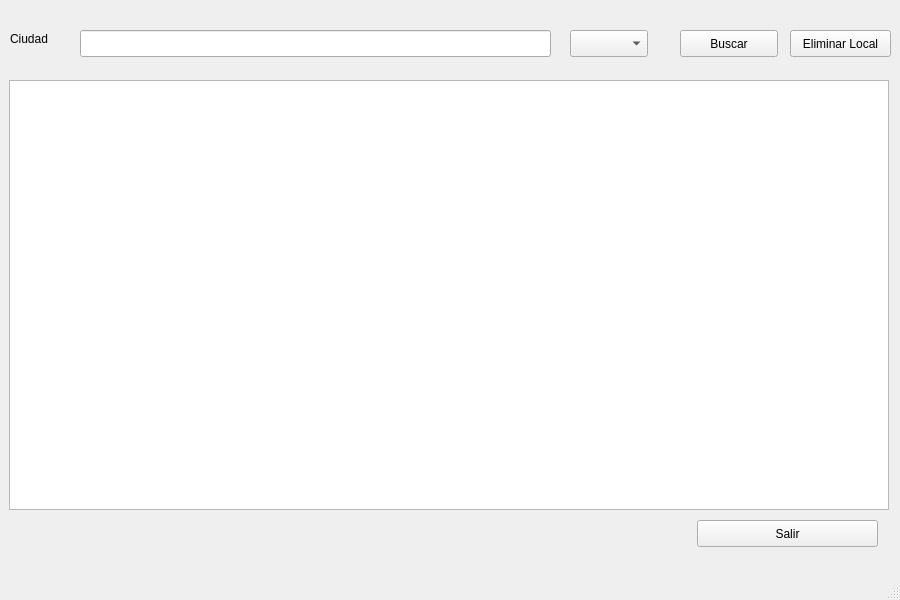
<?xml version="1.0" encoding="UTF-8"?>
<ui version="4.0">
 <class>MainWindow</class>
 <widget class="QMainWindow" name="MainWindow">
  <property name="geometry">
   <rect>
    <x>0</x>
    <y>0</y>
    <width>900</width>
    <height>600</height>
   </rect>
  </property>
  <property name="windowTitle">
   <string>MainWindow</string>
  </property>
  <widget class="QWidget" name="centralwidget">
   <widget class="QLineEdit" name="filtro">
    <property name="geometry">
     <rect>
      <x>80</x>
      <y>30</y>
      <width>471</width>
      <height>27</height>
     </rect>
    </property>
   </widget>
   <widget class="QComboBox" name="combo">
    <property name="geometry">
     <rect>
      <x>570</x>
      <y>30</y>
      <width>78</width>
      <height>27</height>
     </rect>
    </property>
   </widget>
   <widget class="QPushButton" name="b1">
    <property name="geometry">
     <rect>
      <x>680</x>
      <y>30</y>
      <width>98</width>
      <height>27</height>
     </rect>
    </property>
    <property name="text">
     <string>Buscar</string>
    </property>
   </widget>
   <widget class="QPushButton" name="b3">
    <property name="geometry">
     <rect>
      <x>790</x>
      <y>30</y>
      <width>101</width>
      <height>27</height>
     </rect>
    </property>
    <property name="text">
     <string>Eliminar Local</string>
    </property>
   </widget>
   <widget class="QLabel" name="label">
    <property name="geometry">
     <rect>
      <x>10</x>
      <y>30</y>
      <width>66</width>
      <height>17</height>
     </rect>
    </property>
    <property name="text">
     <string>Ciudad</string>
    </property>
   </widget>
   <widget class="QPushButton" name="pushSalir">
    <property name="geometry">
     <rect>
      <x>697</x>
      <y>520</y>
      <width>181</width>
      <height>27</height>
     </rect>
    </property>
    <property name="text">
     <string>Salir</string>
    </property>
   </widget>
   <widget class="QListView" name="table">
    <property name="geometry">
     <rect>
      <x>9</x>
      <y>80</y>
      <width>880</width>
      <height>430</height>
     </rect>
    </property>
   </widget>
  </widget>
  <widget class="QMenuBar" name="menubar">
   <property name="geometry">
    <rect>
     <x>0</x>
     <y>0</y>
     <width>900</width>
     <height>25</height>
    </rect>
   </property>
  </widget>
  <widget class="QStatusBar" name="statusbar"/>
 </widget>
 <resources/>
 <connections/>
</ui>
